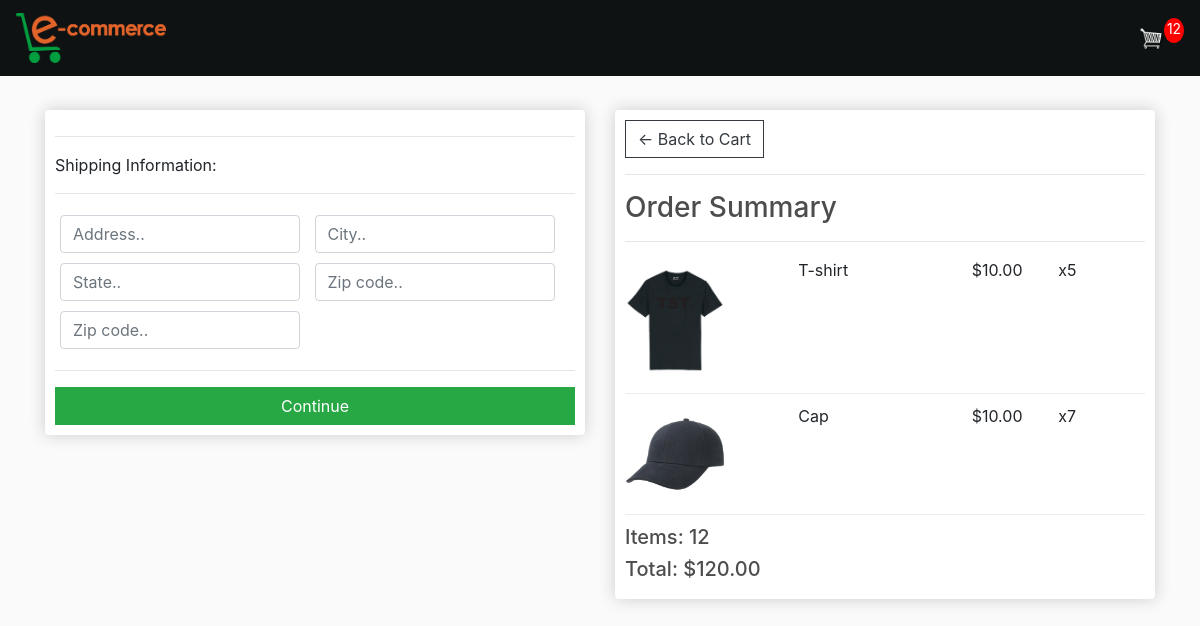
Screenshot of /checkout/ (signed in) with the database file from the repository.
### store/models.py (models this page shows, shortened)
class OrderItem(models.Model):
	product = models.ForeignKey(Product, on_delete=models.SET_NULL, null=True)
	order = models.ForeignKey(Order, on_delete=models.SET_NULL, null=True)
	quantity = models.IntegerField(default=0, null=True, blank=True)
	date_added = models.DateTimeField(auto_now_add=True)
	@property
	def get_total(self):
		total = self.product.price * self.quantity
		return total

class Product(models.Model):
	name = models.CharField(max_length=200)
	price = models.FloatField()
	digital = models.BooleanField(default=False,null=True, blank=True)
	image = models.ImageField(null=True, blank=True)
	@property
	def imageURL(self):
		try:
			url = self.image.url
		except:
			url = ''
		return url

class Order(models.Model):
	customer = models.ForeignKey(Customer, on_delete=models.SET_NULL, null=True, blank=True)
	date_ordered = models.DateTimeField(auto_now_add=True)
	complete = models.BooleanField(default=False)
	transaction_id = models.CharField(max_length=100, null=True)
	@property
	def shipping(self):
		shipping = False
		orderitems = self.orderitem_set.all()
		for i in orderitems:
			if i.product.digital == False:
				shipping = True
		return shipping
	@property
	def get_cart_total(self):
		orderitems = self.orderitem_set.all()
		total = sum([item.get_total for item in orderitems])
		return total
	@property
	def get_cart_items(self):
		orderitems = self.orderitem_set.all()
		total = sum([item.quantity for item in orderitems])
		return total

### store/views.py (the view)
# urls.py: path('checkout/', views.checkout, name="checkout"),
def checkout(request):
	data = cartData(request)
	cartItems = data['cartItems']
	order = data['order']
	items = data['items']
	context = {'items':items, 'order':order, 'cartItems':cartItems}
	return render(request, 'store/checkout.html', context)

### store/utils.py (called while the page is built)
def cartData(request):
	if request.user.is_authenticated:
		customer = request.user.customer
		order, created = Order.objects.get_or_create(customer=customer, complete=False)
		items = order.orderitem_set.all()
		cartItems = order.get_cart_items
	else:
		cookieData = cookieCart(request)
		cartItems = cookieData['cartItems']
		order = cookieData['order']
		items = cookieData['items']
	return {'cartItems':cartItems ,'order':order, 'items':items}

### store/templates/store/checkout.html (shortened to what this page needs)
{% extends 'store/main.html' %}
{% load static %}
{% block content %}
     <div class="row">
		<div class="col-lg-6">
			<div class="box-element" id="form-wrapper">
				<form id="form">
					<div id="shipping-info">
						<hr>
						<p>Shipping Information:</p>
						<hr>
						<div class="form-field">
							<input class="form-control" type="text" name="address" placeholder="Address..">
						</div>
						<div class="form-field">
							<input class="form-control" type="text" name="city" placeholder="City..">
						</div>
						<div class="form-field">
							<input class="form-control" type="text" name="state" placeholder="State..">
						</div>
						<div class="form-field">
							<input class="form-control" type="text" name="zipcode" placeholder="Zip code..">
						</div>
						<div class="form-field">
							<input class="form-control" type="text" name="country" placeholder="Zip code..">
						</div>
					</div>
					<hr>
					<input id="form-button" class="btn btn-success btn-block" type="submit" value="Continue">
				</form>
			</div>
			<br>
		</div>
		<div class="col-lg-6">
			<div class="box-element">
				<a  class="btn btn-outline-dark" href="{% url 'cart' %}">&#x2190; Back to Cart</a>
				<hr>
				<h3>Order Summary</h3>
				<hr>
				{% for item in items %}
				<div class="cart-row">
					<div style="flex:2"><img class="row-image" src="{{item.product.imageURL}}"></div>
					<div style="flex:2"><p>{{item.product.name}}</p></div>
					<div style="flex:1"><p>${{item.product.price|floatformat:2}}</p></div>
					<div style="flex:1"><p>x{{item.quantity}}</p></div>
				</div>
				{% endfor %}
				<h5>Items:   {{order.get_cart_items}}</h5>
				<h5>Total:   ${{order.get_cart_total|floatformat:2}}</h5>
			</div>
		</div>
	</div>
{% endblock content %}

### static/css/main.css (style rules this page uses)
body { background-color: hsl(0, 0%, 98%); }
h1,h2,h3,h4,h5,h6 { color:hsl(0, 0%, 30%); }
.box-element { box-shadow:hsl(0, 0%, 80%) 0 0 16px; background-color: #fff; border-radius: 4px; padding: 10px; }
.col-lg-4, .col-lg-6, .col-lg-8, .col-lg-12 { margin-top: 10px; }
.btn { border-radius: 0; }
.row-image { width: 100px; }
.form-field { width:250px; display: inline-block; padding: 5px; }
.cart-row { display: flex; align-items: flex-stretch; padding-bottom: 10px; margin-bottom: 10px; border-bottom: 1px solid #ececec; }

### rows the page displays
OrderItem: product.imageURL (picture), product.name "T-shirt", product.price "10.00", quantity "5"
OrderItem: product.imageURL (picture), product.name "Cap", product.price "10.00", quantity "7"
Order: get_cart_items "12", get_cart_total "120.00"

### other values shown
{{ cartItems }} "12"
